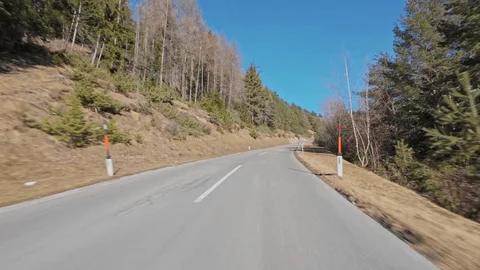
#> input picture images/road1.webp, 480 x 270 px, found by its file name
$ jupyter execute test.ipynb
#> lines starting #> are read from the running program, lines starting #| are printed output that depends on the picture; after the words box and inside, x2 and y2 are one past the last pixel; in counts of white or black regions, pixels touching at a corner belong together
[cell 1]
# Importing Libraries

import cv2
import numpy as np
import matplotlib.pyplot as plt

[cell 2]
# Step 01 - Import some dashboard camera images

img1 = cv2.imread(r'images\road1.webp', 1)
#> img1 is the input picture: shape (270, 480, 3); mean B, G, R 123.6, 130.5, 130.3
img2 = cv2.imread(r'images\road4.jpg', 1)
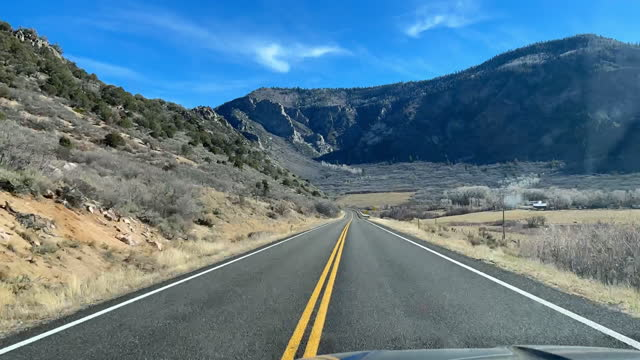
#> input picture images/road4.jpg, 640 x 360 px, found by its file name
#> img2 is the input picture: shape (360, 640, 3); mean B, G, R 137.3, 121.6, 93.3
img3 = cv2.imread(r'images\\road2.webp', 1)
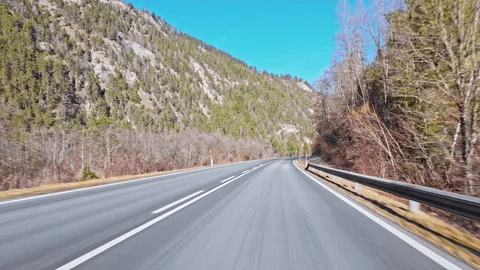
#> input picture images/road2.webp, 480 x 270 px, found by its file name
#> img3 is the input picture: shape (270, 480, 3); mean B, G, R 143.4, 146.6, 142.4

[cell 3]
# Display the Original images
plt.figure(figsize=(15,15), num='test.img')

plt.subplot(131)
plt.title('Image 1', fontsize = 8)
plt.xticks([]), plt.yticks([])
plt.imshow(img1, 'gray')

plt.subplot(132)
plt.title('Image 2', fontsize = 8)
plt.xticks([]), plt.yticks([])
plt.imshow(img2, 'gray')

plt.subplot(133)
plt.title('Image 3', fontsize = 8)
plt.xticks([]), plt.yticks([])
plt.imshow(img3, 'gray')
#> figure, not shown here; B, G, R data is drawn as R, G, B

[cell 4]
# Step 02 - Convert sample images to Gray Scale

# As everyone knows, the majority of the light colors used for road lanes are white and yellow.
# In light of this, we can conclude that a grayscale image works better for identifying the brighter lines on a darker road.
# Moreover, a grayscale image aids in the Canny edge detection at the edge detection stage.

grayImg1 = cv2.cvtColor(img1, cv2.COLOR_RGB2GRAY)
grayImg2 = cv2.cvtColor(img2, cv2.COLOR_RGB2GRAY)
grayImg3 = cv2.cvtColor(img3, cv2.COLOR_RGB2GRAY)

[cell 5]
# Display the Converted images
plt.figure(figsize=(15,15), num='test.img')

plt.subplot(131)
plt.title('Gray Scale Image 1', fontsize = 8)
plt.xticks([]), plt.yticks([])
plt.imshow(grayImg1, 'gray')

plt.subplot(132)
plt.title('Gray Scale Image 2', fontsize = 8)
plt.xticks([]), plt.yticks([])
plt.imshow(grayImg2, 'gray')

plt.subplot(133)
plt.title('Gray Scale Image 3', fontsize = 8)
plt.xticks([]), plt.yticks([])
plt.imshow(grayImg3, 'gray')

[cell 6]
# Step 03 - Removing Noise of the Gray scale images (Image Pre-processing)

# I utilize derivative-based methodologies in my project.
# Because derivatives are highly susceptible to noise, we should control the noise before doing any mathematical operations.
# Using a small amounts of Gaussian blur to blur the image is one method of handling image noise.
# The Gaussian kernel was applied to a 5x5 window size.
# We can have smoother images with this little window since, the smaller the kernel size, the more undetectable the blur.

# Apply Gaussian blur to reduce noise
blurGrayImg15 = cv2.GaussianBlur(grayImg1, (5, 5), 0)
blurGrayImg13 = cv2.GaussianBlur(grayImg1, (3, 3), 0)

blurGrayImg25 = cv2.GaussianBlur(grayImg2, (5, 5), 0)
blurGrayImg23 = cv2.GaussianBlur(grayImg2, (3, 3), 0)

blurGrayImg35 = cv2.GaussianBlur(grayImg3, (5, 5), 0)
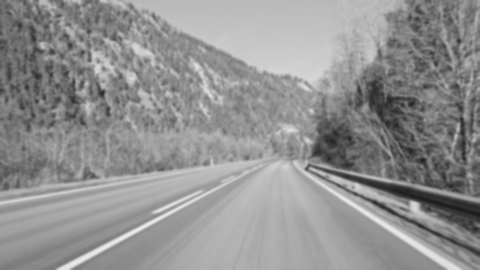
#> blurGrayImg35: shape (270, 480); min 25, max 236, mean 145.1
blurGrayImg33 = cv2.GaussianBlur(grayImg3, (3, 3), 0)

[cell 7]
# Display the Blurred images
plt.figure(figsize=(10,10), num='test.img')

plt.subplot(321)
plt.title('Blurred Gray Scale Image 1 (5x5 Gaussian Blur)', fontsize = 8)
plt.xticks([]), plt.yticks([])
plt.imshow(blurGrayImg15, 'gray')

plt.subplot(322)
plt.title('Blurred Gray Scale Image 1 (3x3 Gaussian Blur)', fontsize = 8)
plt.xticks([]), plt.yticks([])
plt.imshow(blurGrayImg13, 'gray')

plt.subplot(323)
plt.title('Blurred Gray Scale Image 2 (5x5 Gaussian Blur)', fontsize = 8)
plt.xticks([]), plt.yticks([])
plt.imshow(blurGrayImg25, 'gray')

plt.subplot(324)
plt.title('Blurred Gray Scale Image 2 (3x3 Gaussian Blur)', fontsize = 8)
plt.xticks([]), plt.yticks([])
plt.imshow(blurGrayImg23, 'gray')

plt.subplot(325)
plt.title('Blurred Gray Scale Image 3 (5x5 Gaussian Blur)', fontsize = 8)
plt.xticks([]), plt.yticks([])
plt.imshow(blurGrayImg35, 'gray')

plt.subplot(326)
plt.title('Blurred Gray Scale Image 3 (3x3 Gaussian Blur)', fontsize = 8)
plt.xticks([]), plt.yticks([])
plt.imshow(blurGrayImg33, 'gray')

[cell 8]
# Step 04 - Canny Edge Detection

lowThresholdValue = 50
highThresholdValue = 150

cannyEdges15 = cv2.Canny(blurGrayImg15, lowThresholdValue, highThresholdValue)
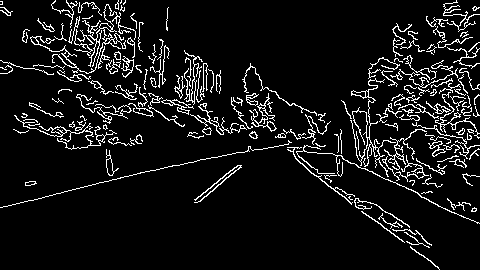
#> cannyEdges15: shape (270, 480); 8.2% white in thin lines or dots
cannyEdges13 = cv2.Canny(blurGrayImg13, lowThresholdValue, highThresholdValue)
#> cannyEdges13: shape (270, 480); 12.1% white in thin lines or dots

cannyEdges25 = cv2.Canny(blurGrayImg25, lowThresholdValue, highThresholdValue)
#> cannyEdges25: shape (360, 640); 7.9% white in thin lines or dots
cannyEdges23 = cv2.Canny(blurGrayImg23, lowThresholdValue, highThresholdValue)
#> cannyEdges23: shape (360, 640); 11% white in thin lines or dots

cannyEdges35 = cv2.Canny(blurGrayImg35, lowThresholdValue, highThresholdValue)
#> cannyEdges35: shape (270, 480); 13.8% white in thin lines or dots
cannyEdges33 = cv2.Canny(blurGrayImg33, lowThresholdValue, highThresholdValue)
#> cannyEdges33: shape (270, 480); 18.9% white in thin lines or dots

[cell 9]
# Display the Blurred image
plt.figure(figsize=(10,10), num='test.img')

plt.subplot(321)
plt.title('Canny Edge Detected Image 1 (5x5)', fontsize = 8)
plt.xticks([]), plt.yticks([])
plt.imshow(cannyEdges15, 'gray')

plt.subplot(322)
plt.title('Canny Edge Detected Image 1 (3x3)', fontsize = 8)
plt.xticks([]), plt.yticks([])
plt.imshow(cannyEdges13, 'gray')

plt.subplot(323)
plt.title('Canny Edge Detected Image 2 (5x5)', fontsize = 8)
plt.xticks([]), plt.yticks([])
plt.imshow(cannyEdges25, 'gray')

plt.subplot(324)
plt.title('Canny Edge Detected Image 2 (3x3)', fontsize = 8)
plt.xticks([]), plt.yticks([])
plt.imshow(cannyEdges23, 'gray')

plt.subplot(325)
plt.title('Canny Edge Detected Image 3 (5x5)', fontsize = 8)
plt.xticks([]), plt.yticks([])
plt.imshow(cannyEdges35, 'gray')

plt.subplot(326)
plt.title('Canny Edge Detected Image 3 (3x3)', fontsize = 8)
plt.xticks([]), plt.yticks([])
plt.imshow(cannyEdges33, 'gray')

[cell 10]
# Step 05 - Masking the region of interest

def ROI(img):                                   # Make a function to masking
    height, width = img.shape[:2]
#> height = 270; width = 480
    mask = np.zeros_like(img)

    # Define a larger triangle region of interest with an even wider base
    triangle = np.array([[
        (0, height),                            # Bottom-left corner at the left edge
        (width, height),                        # Bottom-right corner at the right edge
        (int(0.5 * width), int(0.35 * height))  # Top corner remains the same
    ]], np.int32)
#> triangle = [[0, 270], [480, 270], [240, 94]]

    cv2.fillPoly(mask, triangle, 255)
#> mask: shape (270, 480); 32.6% white; 1 white region, box (x1, y1, x2, y2) and area: (1, 94, 480, 270) 42304
    masked_img = cv2.bitwise_and(img, mask)
#> masked_img: shape (270, 480); 1.2% white in thin lines or dots, all inside (x1, y1, x2, y2) = (128, 97, 440, 270)
    return masked_img

# Apply the region of interest mask to the edge-detected images
roiEdges15 = ROI(cannyEdges15)
roiEdges13 = ROI(cannyEdges13)
#> in ROI (call 2), `masked_img = cv2.bitwise_and(img, mask)`: masked_img: shape (270, 480); 1.5% white in thin lines or dots, all inside (x1, y1, x2, y2) = (128, 97, 453, 270)
roiEdges25 = ROI(cannyEdges25)
#> in ROI (call 3), `cv2.fillPoly(mask, triangle, 255)`: mask: shape (360, 640); 32.7% white; 1 white region, box (x1, y1, x2, y2) and area: (1, 125, 640, 360) 75285
#> in ROI (call 3), `masked_img = cv2.bitwise_and(img, mask)`: masked_img: shape (360, 640); 2.5% white in thin lines or dots, all inside (x1, y1, x2, y2) = (17, 131, 627, 360)
roiEdges23 = ROI(cannyEdges23)
roiEdges35 = ROI(cannyEdges35)
#> in ROI (call 5), `masked_img = cv2.bitwise_and(img, mask)`: masked_img: shape (270, 480); 2.1% white in thin lines or dots, all inside (x1, y1, x2, y2) = (56, 101, 479, 270)
roiEdges33 = ROI(cannyEdges33)
#> in ROI (call 6), `masked_img = cv2.bitwise_and(img, mask)`:
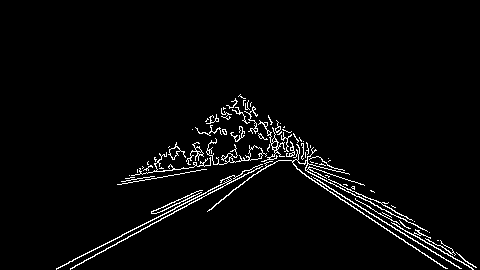
#> masked_img: shape (270, 480); 3% white in thin lines or dots, all inside (x1, y1, x2, y2) = (56, 94, 477, 270)

[cell 11]
# Display the Blurred image
plt.figure(figsize=(10,10), num='test.img')

plt.subplot(321)
plt.title('Canny Edge Detected Image 1 (5x5)', fontsize = 8)
plt.xticks([]), plt.yticks([])
plt.imshow(roiEdges15, 'gray')

plt.subplot(322)
plt.title('Canny Edge Detected Image 1 (3x3)', fontsize = 8)
plt.xticks([]), plt.yticks([])
plt.imshow(roiEdges13, 'gray')

plt.subplot(323)
plt.title('Canny Edge Detected Image 2 (5x5)', fontsize = 8)
plt.xticks([]), plt.yticks([])
plt.imshow(roiEdges25, 'gray')

plt.subplot(324)
plt.title('Canny Edge Detected Image 2 (3x3)', fontsize = 8)
plt.xticks([]), plt.yticks([])
plt.imshow(roiEdges23, 'gray')

plt.subplot(325)
plt.title('Canny Edge Detected Image 3 (5x5)', fontsize = 8)
plt.xticks([]), plt.yticks([])
plt.imshow(roiEdges35, 'gray')

plt.subplot(326)
plt.title('Canny Edge Detected Image 3 (3x3)', fontsize = 8)
plt.xticks([]), plt.yticks([])
plt.imshow(roiEdges33, 'gray')

[cell 12]
# Step 06 - Apply Hough Probabilistic Transform to detect lines

def houghTransform(image, original_image):
    lines = cv2.HoughLinesP(image, 1, np.pi / 180, threshold = 50, minLineLength = 100, maxLineGap = 10)
#> lines = [[306, 168, 439, 269], [129, 175, 251, 149]]
    if lines is not None:
        for line in lines:
            x1, y1, x2, y2 = line[0]
            cv2.line(original_image, (x1, y1), (x2, y2), (0, 255, 0), 2)
#> this loop made 2 passes
    return original_image

# Apply Hough Transform on the edge-detected images
houghImg1 = houghTransform(roiEdges15, img1.copy())
houghImg2 = houghTransform(roiEdges25, img2.copy())
#> in houghTransform (call 2), `lines = cv2.HoughLinesP(image, 1, np.pi / 180, threshold = 50, minLine..`: lines = 16 rows, first 6: [377, 227, 601, 331], [378, 225, 573, 312], [29, 338, 299, 234], [54, 320, 308, 228], [107, 311, 300, 236], [367, 219, 529, 278]
#> the loop in houghTransform (call 2), `for line in lines:` made 16 passes
#> (x1, y1, x2, y2) on passes 1 to 12: (377, 227, 601, 331), (378, 225, 573, 312), (29, 338, 299, 234), (54, 320, 308, 228), (107, 311, 300, 236), (367, 219, 529, 278), (281, 357, 346, 224), (316, 353, 347, 228), (417, 243, 581, 316), (90, 314, 298, 234), (295, 352, 347, 223), (378, 228, 482, 276)
houghImg3 = houghTransform(roiEdges35, img3.copy())
#> in houghTransform (call 3), `lines = cv2.HoughLinesP(image, 1, np.pi / 180, threshold = 50, minLine..`: lines = [[70, 268, 261, 166], [318, 180, 460, 269], [56, 268, 223, 183], [296, 168, 446, 269], [306, 170, 429, 232], [131, 174, 261, 158], [322, 183, 431, 251]]
#> the loop in houghTransform (call 3), `for line in lines:` made 7 passes
#> after the loop in houghTransform (call 3), `for line in lines:`:
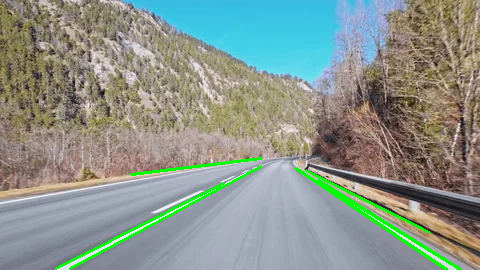
#> original_image: shape (270, 480, 3); mean of channels 0, 1, 2 139.3, 148.5, 138.4; drawn as B, G, R

# We can avoid 3x3 gaussian blured images (image 4, 5 and 6) since 5x5 blurring looks fine.
houghImg4 = houghTransform(roiEdges13, img1.copy())
houghImg5 = houghTransform(roiEdges23, img2.copy())
#> in houghTransform (call 5), `lines = cv2.HoughLinesP(image, 1, np.pi / 180, threshold = 50, minLine..`: lines = 23 rows, first 6: [393, 234, 601, 331], [29, 338, 314, 229], [338, 208, 581, 316], [76, 310, 258, 247], [356, 215, 529, 278], [165, 288, 328, 225]
#> the loop in houghTransform (call 5), `for line in lines:` made 23 passes
#> (x1, y1, x2, y2) on passes 1 to 12: (393, 234, 601, 331), (29, 338, 314, 229), (338, 208, 581, 316), (76, 310, 258, 247), (356, 215, 529, 278), (165, 288, 328, 225), (212, 267, 368, 207), (21, 345, 162, 290), (227, 199, 382, 193), (281, 357, 345, 226), (316, 354, 347, 228), (174, 240, 288, 169)
#> after the loop in houghTransform (call 5), `for line in lines:`:
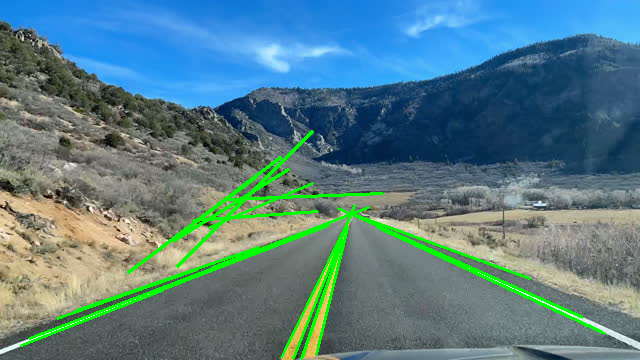
#> original_image: shape (360, 640, 3); mean of channels 0, 1, 2 132.5, 125.9, 88; drawn as B, G, R
houghImg6 = houghTransform(roiEdges35, img3.copy())

# Display the results (only 5x5 blurred images)
plt.figure(figsize=(15,15))
plt.subplot(131)
plt.title('Hough Transform Image 1', fontsize = 8)
plt.xticks([]), plt.yticks([])
plt.imshow(cv2.cvtColor(houghImg1, cv2.COLOR_BGR2RGB))

plt.subplot(132)
plt.title('Hough Transform Image 2', fontsize = 8)
plt.xticks([]), plt.yticks([])
plt.imshow(cv2.cvtColor(houghImg2, cv2.COLOR_BGR2RGB))

plt.subplot(133)
plt.title('Hough Transform Image 3', fontsize = 8)
plt.xticks([]), plt.yticks([])
plt.imshow(cv2.cvtColor(houghImg3, cv2.COLOR_BGR2RGB))

plt.show()

[cell 13]
# Step 07 - Draw the lines in the original images

def drawLinesOnOriginal(image, lines_image):
    final_image = cv2.addWeighted(image, 0.4, lines_image, 1, 0)
    return final_image

# Draw the detected lines on the original images
finalImg1 = drawLinesOnOriginal(img1, houghImg1)
finalImg2 = drawLinesOnOriginal(img2, houghImg2)
finalImg3 = drawLinesOnOriginal(img3, houghImg3)
#> in drawLinesOnOriginal (call 3), `final_image = cv2.addWeighted(image, 0.4, lines_image, 1, 0)`:
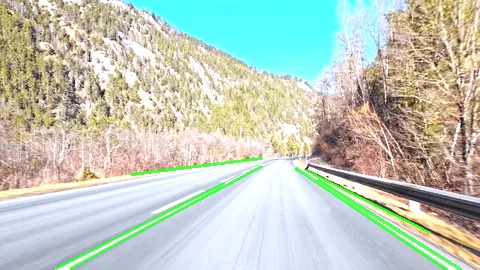
#> final_image: shape (270, 480, 3); mean B, G, R 188.2, 202, 192.6

[cell 14]
# Display the final results
plt.figure(figsize=(15, 15))

plt.subplot(131)
plt.title('Final Image 1 with Detected Lines', fontsize=8)
plt.xticks([]), plt.yticks([])
plt.imshow(cv2.cvtColor(finalImg1, cv2.COLOR_BGR2RGB))

plt.subplot(132)
plt.title('Final Image 2 with Detected Lines', fontsize=8)
plt.xticks([]), plt.yticks([])
plt.imshow(cv2.cvtColor(finalImg2, cv2.COLOR_BGR2RGB))

plt.subplot(133)
plt.title('Final Image 3 with Detected Lines', fontsize=8)
plt.xticks([]), plt.yticks([])
plt.imshow(cv2.cvtColor(finalImg3, cv2.COLOR_BGR2RGB))

plt.show()
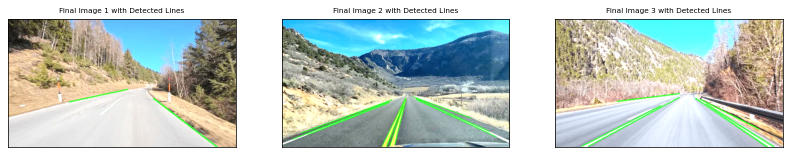
#> figure drawn by matplotlib, 3 panels

[cell 15]
# Step 08 - Measure the road width by considering the meter per pixels of the image

def measureRoadWidth(image, metersPerPixel):
    # Convert the image to HSV color space to detect green lines
#> called with metersPerPixel = 0.012
    hsvImage = cv2.cvtColor(image, cv2.COLOR_BGR2HSV)
#> hsvImage: shape (360, 640, 3); mean H, S, V 74, 93.7, 187.6

    # Define the range for the color green in HSV
    lowerGreen = np.array([40, 40, 40])
    upperGreen = np.array([70, 255, 255])

    # Create a mask for green color
    greenMask = cv2.inRange(hsvImage, lowerGreen, upperGreen)
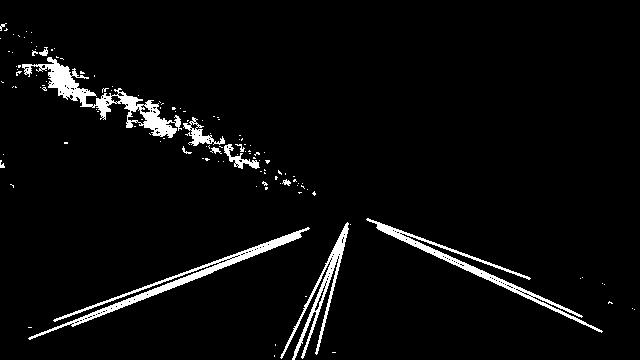
#> greenMask: shape (360, 640); 4.1% white; 124 white regions (111 under 20 px)

    # Find contours in the mask
    contours, _ = cv2.findContours(greenMask, cv2.RETR_TREE, cv2.CHAIN_APPROX_SIMPLE)
#> contours = 292 contours, 278 with area under 20; largest, box (x1, y1, x2, y2) and area: (22, 57, 182, 138) 2434, (28, 227, 310, 340) 1908, (366, 218, 603, 333) 1527, (280, 222, 349, 360) 1204, (183, 117, 225, 146) 325

    leftX = []
    rightX = []
    height = image.shape[0]
#> height = 360

    for contour in contours:
        for point in contour:
            x, y = point[0]
            if y > height * 0.8:  # Consider points near the bottom of the image
                if x < image.shape[1] // 2:
                    leftX.append(x)
                else:
                    rightX.append(x)
#> this loop made 292 passes
#> contour on passes 1 to 3: [[274, 355], [274, 356]], [[332, 352], [335, 352]], [[275, 344], [275, 345]]
#> after the loop, leftX = 783 values, max 319 at index 584, min 28 at index 4, mean 186.1; rightX = 386 values, max 634 at index 2, min 320 at index 13, mean 507.8

    if leftX and rightX:
        roadWidthPixels = np.mean(rightX) - np.mean(leftX)
#> roadWidthPixels = 321.7
        roadWidthMeters = roadWidthPixels * metersPerPixel
#> roadWidthMeters = 3.86
    else:
        roadWidthMeters = 0

    return roadWidthMeters

# Example usage with a sample image and metersPerPixel value
# imagePath = 'path_to_your_image.jpg'
image = finalImg2
metersPerPixel = 0.012  # Replace with the actual meters per pixel value for your images

# meters per pixels = actual image size in meters/ image pixel value

roadWidth = measureRoadWidth(image, metersPerPixel)
#> roadWidth = 3.86
print(f'Road Width: {roadWidth:.2f} meters')
#| Road Width: 3.86 meters

# Display the image with detected green lines for verification
plt.imshow(cv2.cvtColor(image, cv2.COLOR_BGR2RGB))
plt.title(f'Road Width: {roadWidth:.2f} meters')
plt.show()

[cell 16]
# Step 08 - Improved (Does not affect the mddlle line i.e. left & right lane divider)

def measureRoadWidth(image, metersPerPixel):
    # Convert the image to HSV color space to detect green lines
#> called with metersPerPixel = 0.012
    hsvImage = cv2.cvtColor(image, cv2.COLOR_BGR2HSV)

    # Define the range for the color green in HSV
    lowerGreen = np.array([40, 40, 40])
    upperGreen = np.array([70, 255, 255])

    # Create a mask for green color
    greenMask = cv2.inRange(hsvImage, lowerGreen, upperGreen)

    # Find contours in the mask
    contours, _ = cv2.findContours(greenMask, cv2.RETR_TREE, cv2.CHAIN_APPROX_SIMPLE)

    leftX = []
    rightX = []
    height = image.shape[0]
#> height = 360
    width = image.shape[1]
#> width = 640

    for contour in contours:
        for point in contour:
            x, y = point[0]
            if y > height * 0.8:  # Consider points near the bottom of the image
                # Classify points as left or right side of the road
                if x < width // 3:  # Leftmost third of the image
                    leftX.append(x)
                elif x > 2 * width // 3:  # Rightmost third of the image
                    rightX.append(x)
#> after the loop, leftX = 442 values, max 169 at index 341, min 28 at index 0, mean 95.37; rightX = 307 values, max 634 at index 0, min 508 at index 11, mean 554.8

    if leftX and rightX:
        # Measure road width using the outermost points on the left and right side
        leftmostX = np.min(leftX)
#> leftmostX = 28
        rightmostX = np.max(rightX)
#> rightmostX = 634

        # Calculate the road width in pixels and convert it to meters
        roadWidthPixels = rightmostX - leftmostX
#> roadWidthPixels = 606
        roadWidthMeters = roadWidthPixels * metersPerPixel
#> roadWidthMeters = 7.27
    else:
        roadWidthMeters = 0

    return roadWidthMeters

# Example usage with a sample image and metersPerPixel value
image = finalImg2  # The image with road lines
metersPerPixel = 0.012  # Replace with the actual meters per pixel value for your images

# meters per pixels = actual image size in meters / image pixel value
roadWidth = measureRoadWidth(image, metersPerPixel)
#> roadWidth = 7.27
print(f'Road Width: {roadWidth:.2f} meters')
#| Road Width: 7.27 meters

# Display the image with detected green lines for verification
import matplotlib.pyplot as plt
plt.imshow(cv2.cvtColor(image, cv2.COLOR_BGR2RGB))
plt.title(f'Road Width: {roadWidth:.2f} meters')
plt.show()
